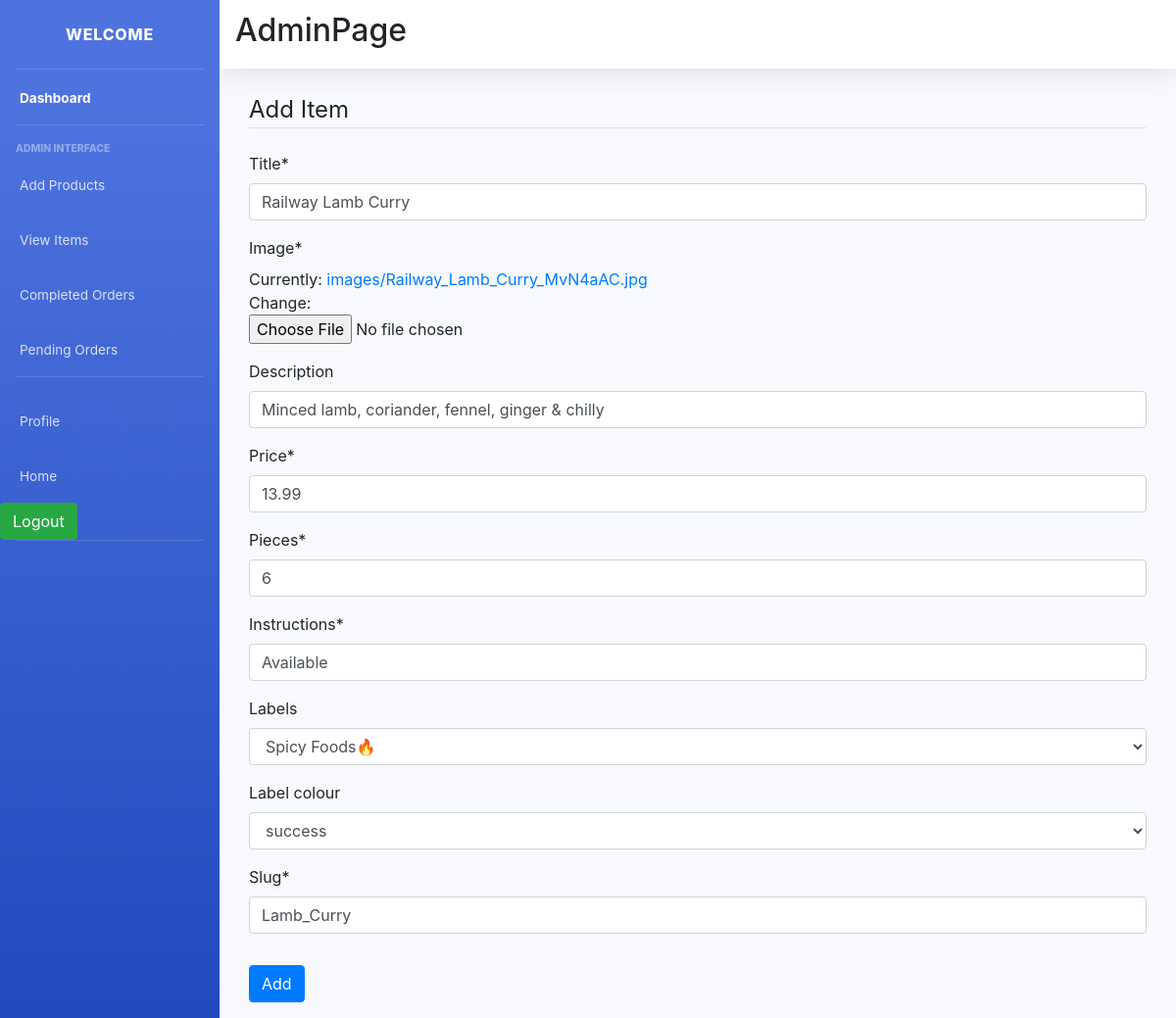
The page /item-update/Lamb_Curry/ (signed in) on the database its author committed.
### main/models.py (models this page shows, shortened)
class Item(models.Model):
    LABELS = (
        ('Best Selling Foods', 'Best Selling Foods'),
        ('New Food', 'New Food'),
        ('Spicy Foods🔥', 'Spicy Foods🔥'),
    )
    LABEL_COLOUR = (
        ('danger', 'danger'),
        ('success', 'success'),
        ('primary', 'primary'),
        ('info', 'info'),
        ('warning', 'warning'),
    )
    title = models.CharField(max_length=150)
    description = models.CharField(max_length=250,blank=True)
    price = models.FloatField()
    pieces = models.IntegerField(default=6)
    instructions = models.CharField(max_length=250,default="Available")
    image = models.ImageField(default='default.png', upload_to='images/')
    labels = models.CharField(max_length=25, choices=LABELS, blank=True)
    label_colour = models.CharField(max_length=15, choices=LABEL_COLOUR, blank=True)
    slug = models.SlugField(default="foods")
    created_by = models.ForeignKey(User, on_delete=models.CASCADE)

### main/views.py (the view, shortened to what this page needs)
# urls.py: path('item-update/<slug>/', ItemUpdateView.as_view(), name='item-update'),
class ItemUpdateView(LoginRequiredMixin, UserPassesTestMixin, UpdateView):
    model = Item
    fields = ['title', 'image', 'description', 'price', 'pieces', 'instructions', 'labels', 'label_colour', 'slug']
    def test_func(self):
        item = self.get_object()
        if self.request.user == item.created_by:
            return True
        return False

### main/templates/main/item_form.html (shortened to what this page needs)
{% extends "main/layout2.html" %}
{% load crispy_forms_tags %}
{% block content %}
<div class="form">
    <div class="container">
        <div class="row">
            <div class="col-sm-12">
                <form method="POST" enctype="multipart/form-data">
                    <fieldset class="form-group">
                        <legend class="border-bottom mb-4">Add Item</legend>
                        {{ form|crispy }}
                    </fieldset>
                    <div class="form-group">
                        <button class="btn btn-primary" type="submit">Add</button>
                    </div>
                </form>
            </div>
        </div>
    </div>
</div>
{% endblock content %}

### rows shown on the page
Item: title "Railway Lamb Curry", description "Minced lamb, coriander, fennel, ginger & chilly", price "13.99", pieces "6", instructions "Available", labels "Spicy Foods🔥", label_colour "success", slug "Lamb_Curry"
